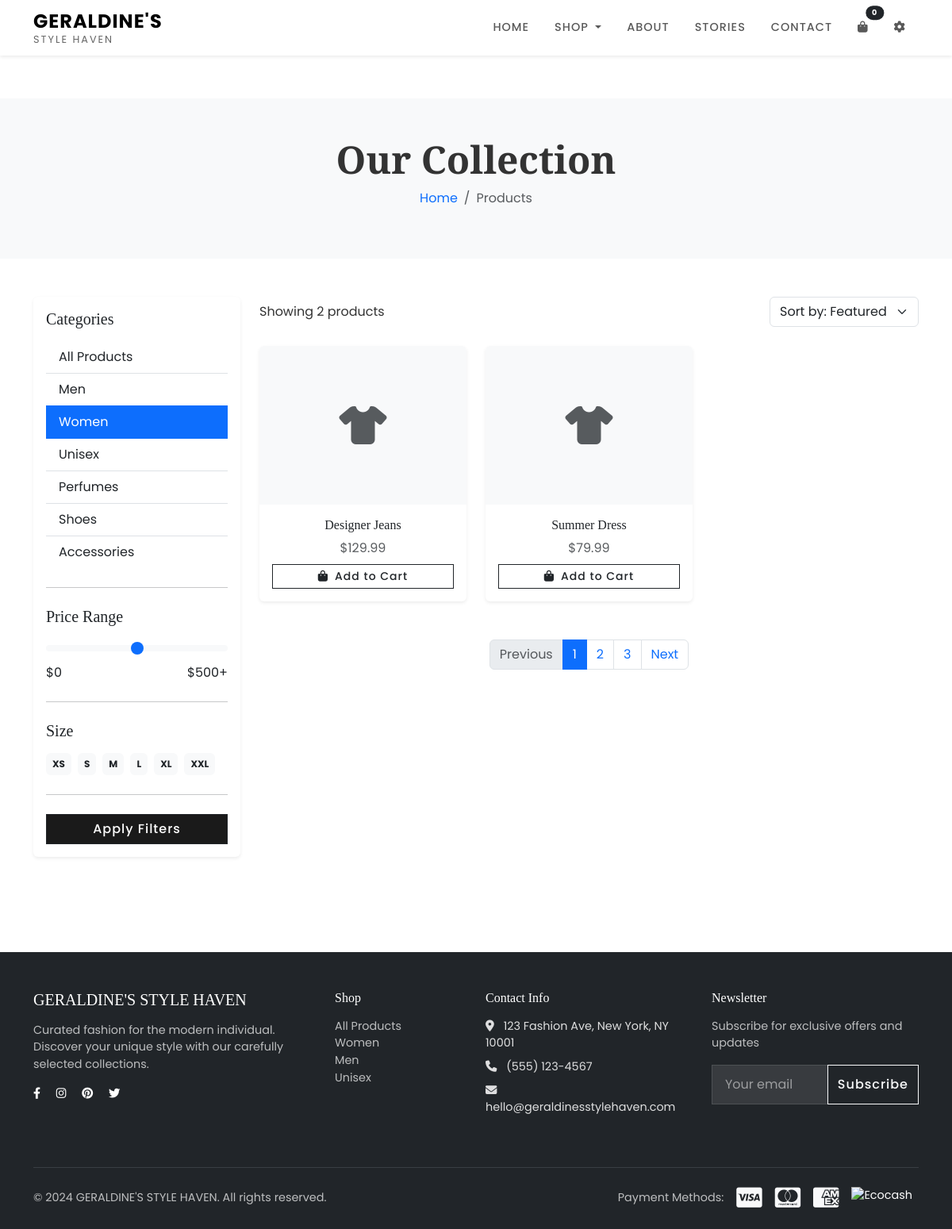
Page /products?category=Women on the committed database.
### app.py (models this page shows, shortened)
class Product(db.Model):
    id = db.Column(db.Integer, primary_key=True)
    name = db.Column(db.String(100), nullable=False)
    price = db.Column(db.Float, nullable=False)
    description = db.Column(db.Text, nullable=False)
    category = db.Column(db.String(50), nullable=False)
    image = db.Column(db.String(200))
    sizes = db.Column(db.String(200))
    colors = db.Column(db.String(200))
    quantity = db.Column(db.Integer, default=0)
    in_stock = db.Column(db.Boolean, default=True)
    created_at = db.Column(db.DateTime, default=datetime.utcnow)

### app.py (the view)
@app.route('/products')
def products():
    category = request.args.get('category', 'all')
    if category and category != 'all':
        products = Product.query.filter_by(category=category).all()
    else:
        products = Product.query.all()
    categories = db.session.query(Product.category).distinct().all()
    categories = [c[0] for c in categories]
    return render_template('products.html', products=products, categories=categories, current_category=category)

### templates/products.html (shortened to what this page needs)
{% extends "base.html" %}
{% block content %}
<section class="bg-light py-5 mt-5">
    <div class="container">
        <div class="row">
            <div class="col-12 text-center">
                <h1 class="display-5 fw-bold">Our Collection</h1>
                <nav aria-label="breadcrumb">
                    <ol class="breadcrumb justify-content-center">
                        <li class="breadcrumb-item"><a href="{{ url_for('index') }}" class="text-decoration-none">Home</a></li>
                        <li class="breadcrumb-item active" aria-current="page">Products</li>
                    </ol>
                </nav>
            </div>
        </div>
    </div>
</section>
<section class="py-5">
    <div class="container">
        <div class="row">
            <div class="col-lg-3 mb-4">
                <div class="card border-0 shadow-sm">
                    <div class="card-body">
                        <h5 class="card-title mb-3">Categories</h5>
                        <div class="list-group list-group-flush">
                            <a href="{{ url_for('products') }}" class="list-group-item list-group-item-action {% if current_category == 'all' %}active{% endif %}">
                                All Products
                            </a>
                            {% for category in categories %}
                            <a href="{{ url_for('products') }}?category={{ category }}"
                               class="list-group-item list-group-item-action {% if current_category == category %}active{% endif %}">
                                {{ category }}
                            </a>
                            {% endfor %}
                        </div>
                        <hr class="my-4">
                        <h5 class="card-title mb-3">Price Range</h5>
                        <div class="mb-3">
                            <input type="range" class="form-range" min="0" max="500" step="10" id="priceRange">
                            <div class="d-flex justify-content-between">
                                <span>$0</span>
                                <span>$500+</span>
                            </div>
                        </div>
                        <hr class="my-4">
                        <h5 class="card-title mb-3">Size</h5>
                        <div class="d-flex flex-wrap gap-2">
                            <span class="badge bg-light text-dark p-2">XS</span>
                            <span class="badge bg-light text-dark p-2">S</span>
                            <span class="badge bg-light text-dark p-2">M</span>
                            <span class="badge bg-light text-dark p-2">L</span>
                            <span class="badge bg-light text-dark p-2">XL</span>
                            <span class="badge bg-light text-dark p-2">XXL</span>
                        </div>
                        <hr class="my-4">
                        <button class="btn btn-dark w-100">Apply Filters</button>
                    </div>
                </div>
            </div>
            <div class="col-lg-9">
                <div class="d-flex justify-content-between align-items-center mb-4">
                    <p class="mb-0">Showing {{ products|length }} products</p>
                    <select class="form-select w-auto">
                        <option>Sort by: Featured</option>
                    </select>
                </div>
                <div class="row g-4">
                    {% for product in products %}
                    <div class="col-md-6 col-lg-4">
                        <div class="product-card card h-100 border-0 shadow-sm {% if not product.in_stock %}opacity-75{% endif %}">
                            <div class="position-relative overflow-hidden">
                            </div>
                            <div class="card-body text-center">
                                <h6 class="card-title mb-2">{{ product.name }}</h6>
                                <p class="text-muted mb-2">${{ "%.2f"|format(product.price) }}</p>
                                {% if product.in_stock %}
                                <button class="btn btn-outline-dark btn-sm w-100" onclick="addToCart({{ product.id }})">
                                    <i class="fas fa-shopping-bag me-2"></i>Add to Cart
                                </button>
                                {% else %}
                                <button class="btn btn-secondary btn-sm w-100" disabled>
                                    <i class="fas fa-times-circle me-2"></i>Out of Stock
                                </button>
                                {% endif %}
                            </div>
                        </div>
                    </div>
                    {% endfor %}
                </div>
                <nav class="mt-5">
                    <ul class="pagination justify-content-center">
                        <li class="page-item disabled">
                            <a class="page-link" href="#" tabindex="-1">Previous</a>
                        </li>
                        <li class="page-item active"><a class="page-link" href="#">1</a></li>
                        <li class="page-item"><a class="page-link" href="#">2</a></li>
                        <li class="page-item"><a class="page-link" href="#">3</a></li>
                        <li class="page-item">
                            <a class="page-link" href="#">Next</a>
                        </li>
                    </ul>
                </nav>
            </div>
        </div>
    </div>
</section>
{% endblock %}

### static/css/style.css (style rules this page uses)
:root { --primary-color: #1a1a1a; --secondary-color: #f8f9fa; --accent-color: #c7a17a; --text-color: #333; --light-text: #666; }
body { font-family: 'Poppins', sans-serif; color: var(--text-color); padding-top: 76px; }
h1, h2, h3, h4, h5, h6 { font-family: 'Playfair Display', serif; }
.product-card { transition: all 0.3s ease; overflow: hidden; }
.product-card .position-relative { overflow: hidden; }
.btn { border-radius: 0; font-weight: 500; letter-spacing: 1px; transition: all 0.3s ease; }
.btn-dark { background-color: var(--primary-color); }

### rows in the picture
Product: name "Designer Jeans", price "129.99"
Product: name "Summer Dress", price "79.99"

### other values in the picture
{{ category }} "Men" "Women" "Unisex" "Perfumes" "Shoes" "Accessories"
{{ products|length }} "2"
